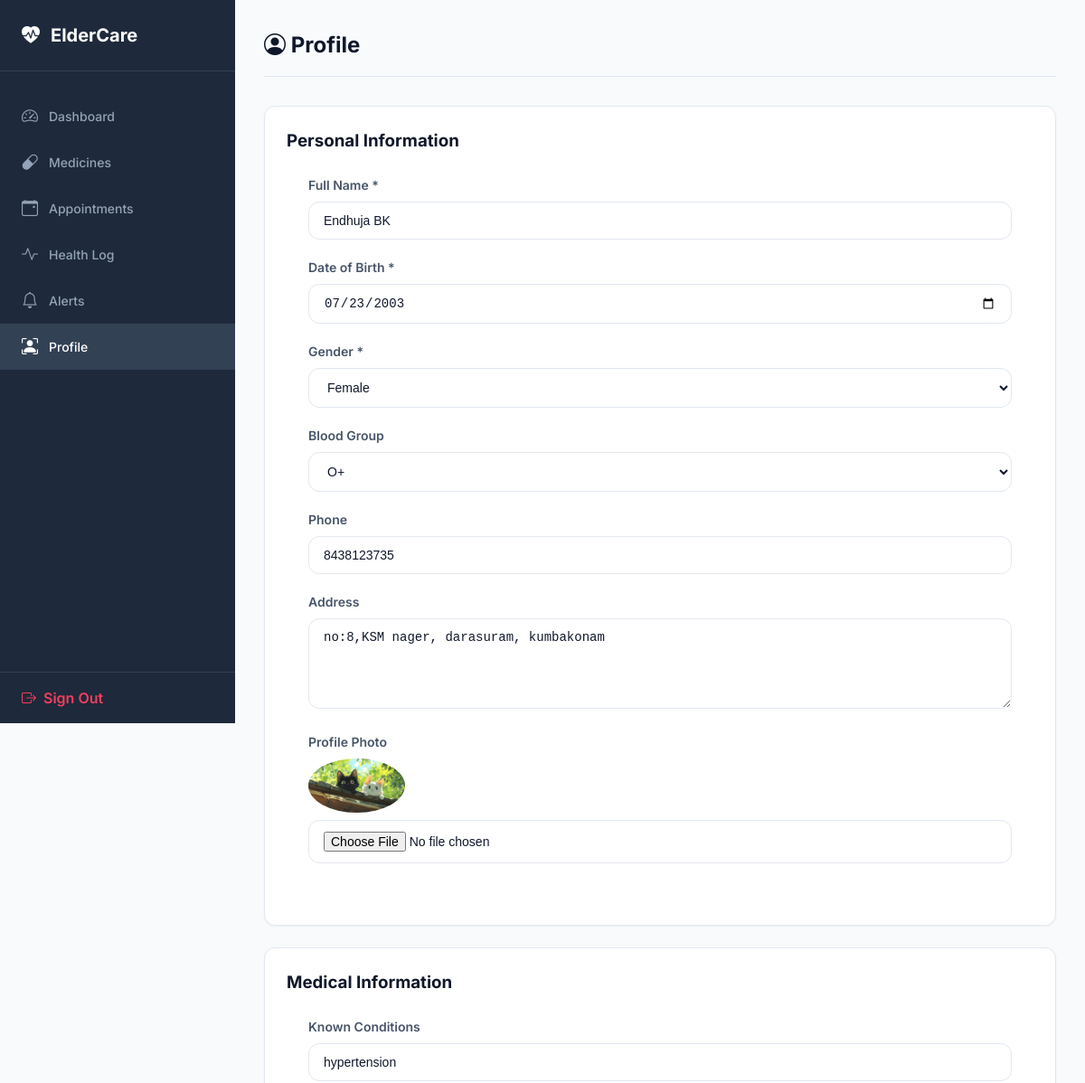
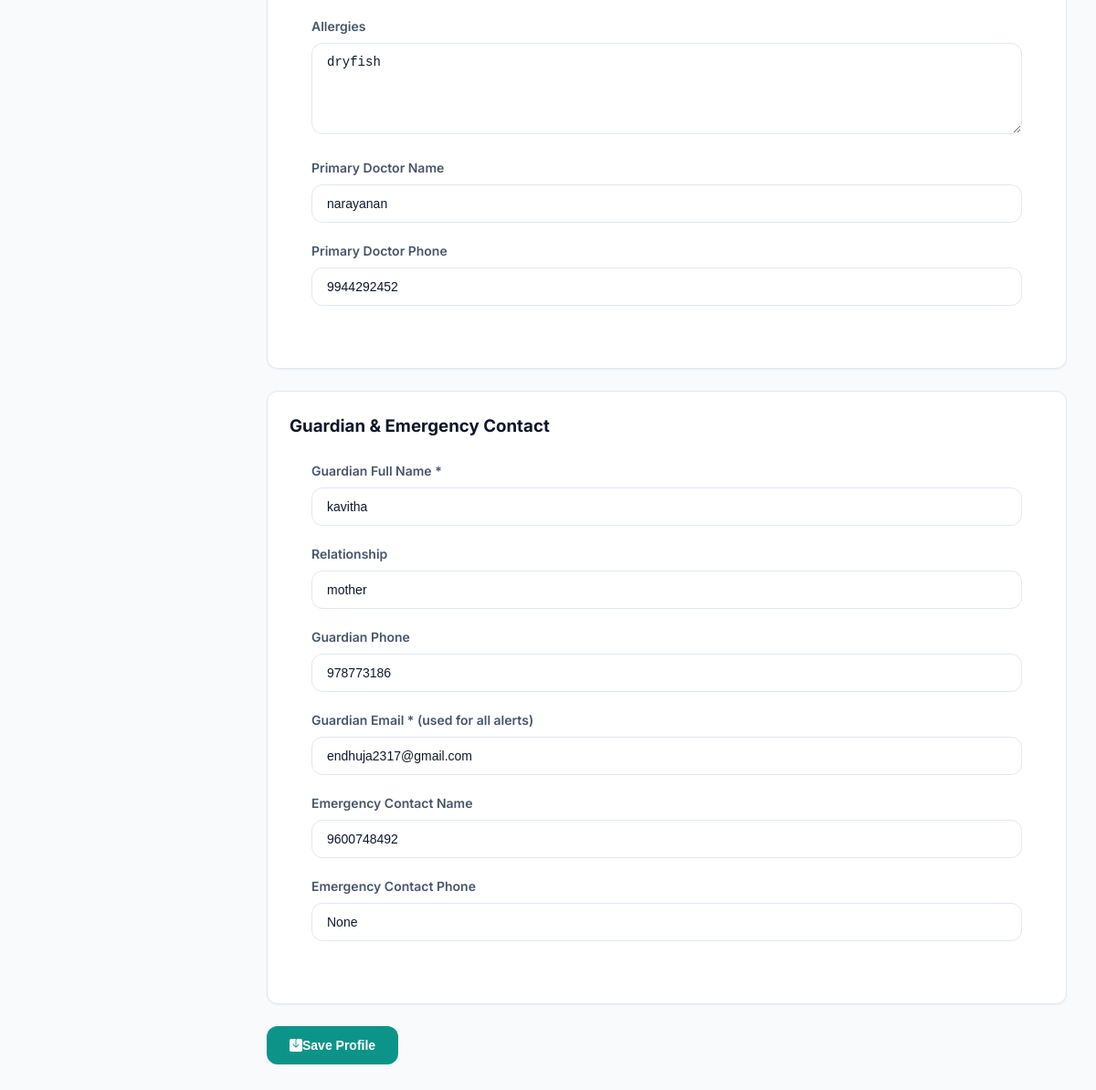
/profile (signed in), run on the app's committed database (2 pictures, top to bottom).
### app/models/models.py (models this page shows, shortened)
class Profile(Base):
    __tablename__ = "profiles"
    id                      = Column(Integer, primary_key=True, index=True)
    user_id                 = Column(Integer, ForeignKey("users.id"), unique=True, nullable=False)
    full_name               = Column(String(120), nullable=False)
    date_of_birth           = Column(Date,        nullable=False)
    gender                  = Column(String(10),  nullable=False)
    blood_group             = Column(String(5),   nullable=True)
    phone                   = Column(String(15),  nullable=True)
    address                 = Column(Text,         nullable=True)
    known_conditions        = Column(Text,         nullable=True)
    allergies               = Column(Text,         nullable=True)
    primary_doctor_name     = Column(String(120),  nullable=True)
    primary_doctor_phone    = Column(String(15),   nullable=True)
    guardian_name           = Column(String(120),  nullable=False)
    guardian_relationship   = Column(String(60),   nullable=True)
    guardian_phone          = Column(String(15),   nullable=True)
    guardian_email          = Column(String(120),  nullable=False)
    emergency_contact_name  = Column(String(120),  nullable=True)
    emergency_contact_phone = Column(String(15),   nullable=True)
    photo_path              = Column(String(256),  nullable=True)
    updated_at              = Column(DateTime, default=datetime.utcnow, onupdate=datetime.utcnow)
    user = relationship("User", back_populates="profile")

### app/routes/profile.py (the view)
@router.get("/profile", response_class=HTMLResponse)
def index(
    request: Request,
    db: Session = Depends(get_db),
    user: User  = Depends(get_current_user)
):
    return templates.TemplateResponse(request, "profile.html",
        {"user": user, "profile": user.profile})

### app/templates/profile.html (shortened to what this page needs)
{% extends "base.html" %}
{% block content %}
<div class="page-header"><h2><i class="bi bi-person-circle"></i> Profile</h2></div>
<form method="POST" action="/profile/save" enctype="multipart/form-data">
  <div class="card">
    <div class="card-header"><h3>Personal Information</h3></div>
    <div class="form-grid" style="padding:1.5rem">
      <div class="form-group"><label>Full Name *</label>
        <input type="text" name="full_name" class="form-control" required value="{{ profile.full_name if profile else '' }}"/></div>
      <div class="form-group"><label>Date of Birth *</label>
        <input type="date" name="date_of_birth" class="form-control" required
               value="{{ profile.date_of_birth.strftime('%Y-%m-%d') if profile else '' }}"/></div>
      <div class="form-group"><label>Gender *</label>
        <select name="gender" class="form-control">
          <option {% if profile and profile.gender=='Female' %}selected{% endif %}>Female</option>
        </select></div>
      <div class="form-group"><label>Blood Group</label>
        <select name="blood_group" class="form-control">
          {% for bg in ['A+','A-','B+','B-','AB+','AB-','O+','O-'] %}
          <option {% if profile and profile.blood_group==bg %}selected{% endif %}>{{ bg }}</option>
          {% endfor %}
        </select></div>
      <div class="form-group"><label>Phone</label>
        <input type="tel" name="phone" class="form-control" value="{{ profile.phone if profile else '' }}"/></div>
      <div class="form-group form-group-full"><label>Address</label>
        <textarea name="address" class="form-control" rows="2">{{ profile.address if profile else '' }}</textarea></div>
      <div class="form-group form-group-full"><label>Profile Photo</label>
        {% if profile and profile.photo_path %}
        <img src="/{{ profile.photo_path }}" alt="Profile"
             style="height:60px;border-radius:50%;margin-bottom:.5rem;display:block"/>
        {% endif %}
        <input type="file" name="photo" class="form-control" accept="image/*"/></div>
    </div>
  </div>
  <div class="card" style="margin-top:1.5rem">
    <div class="card-header"><h3>Medical Information</h3></div>
    <div class="form-grid" style="padding:1.5rem">
      <div class="form-group form-group-full"><label>Known Conditions</label>
        <input type="text" name="known_conditions" class="form-control"
               placeholder="e.g. Diabetes, Hypertension" value="{{ profile.known_conditions if profile else '' }}"/></div>
      <div class="form-group form-group-full"><label>Allergies</label>
        <textarea name="allergies" class="form-control" rows="2">{{ profile.allergies if profile else '' }}</textarea></div>
      <div class="form-group"><label>Primary Doctor Name</label>
        <input type="text" name="primary_doctor_name" class="form-control"
               value="{{ profile.primary_doctor_name if profile else '' }}"/></div>
      <div class="form-group"><label>Primary Doctor Phone</label>
        <input type="tel" name="primary_doctor_phone" class="form-control"
               value="{{ profile.primary_doctor_phone if profile else '' }}"/></div>
    </div>
  </div>
  <div class="card" style="margin-top:1.5rem">
    <div class="card-header"><h3>Guardian & Emergency Contact</h3></div>
    <div class="form-grid" style="padding:1.5rem">
      <div class="form-group"><label>Guardian Full Name *</label>
        <input type="text" name="guardian_name" class="form-control" required
               value="{{ profile.guardian_name if profile else '' }}"/></div>
      <div class="form-group"><label>Relationship</label>
        <input type="text" name="guardian_relationship" class="form-control"
               placeholder="Son, Daughter, Spouse..." value="{{ profile.guardian_relationship if profile else '' }}"/></div>
      <div class="form-group"><label>Guardian Phone</label>
        <input type="tel" name="guardian_phone" class="form-control"
               value="{{ profile.guardian_phone if profile else '' }}"/></div>
      <div class="form-group"><label>Guardian Email * (used for all alerts)</label>
        <input type="email" name="guardian_email" class="form-control" required
               value="{{ profile.guardian_email if profile else '' }}"/></div>
      <div class="form-group"><label>Emergency Contact Name</label>
        <input type="text" name="emergency_contact_name" class="form-control"
               value="{{ profile.emergency_contact_name if profile else '' }}"/></div>
      <div class="form-group"><label>Emergency Contact Phone</label>
        <input type="tel" name="emergency_contact_phone" class="form-control"
               value="{{ profile.emergency_contact_phone if profile else '' }}"/></div>
    </div>
  </div>
  <div style="margin-top:1.5rem">
    <button type="submit" class="btn btn-primary btn-lg">
      <i class="bi bi-save-fill"></i> Save Profile
    </button>
  </div>
</form>
{% endblock %}

### app/templates/base.html (shortened to what this page needs)
<!DOCTYPE html>
<html lang="en">
<head>
  <link href="https://cdn.jsdelivr.net/npm/bootstrap-icons@1.11.3/font/bootstrap-icons.min.css" rel="stylesheet">
  <link rel="stylesheet" href="/static/css/main.css">
</head>
<body>
  <div class="app-container">
    <aside class="sidebar">
      <div class="sidebar-brand">
        <i class="bi bi-heart-pulse-fill"></i>
        <span>ElderCare</span>
      </div>
      <ul class="sidebar-menu">
        <li class="{% if request.url.path == '/dashboard' %}active{% endif %}">
          <a href="/dashboard"><i class="bi bi-speedometer2"></i> Dashboard</a>
        </li>
        <li class="{% if request.url.path == '/medicines' %}active{% endif %}">
          <a href="/medicines"><i class="bi bi-capsule"></i> Medicines</a>
        </li>
        <li class="{% if request.url.path == '/appointments' %}active{% endif %}">
          <a href="/appointments"><i class="bi bi-calendar-event"></i> Appointments</a>
        </li>
        <li class="{% if request.url.path == '/health-log' %}active{% endif %}">
          <a href="/health-log"><i class="bi bi-activity"></i> Health Log</a>
        </li>
        <li class="{% if request.url.path == '/alerts' %}active{% endif %}">
          <a href="/alerts"><i class="bi bi-bell"></i> Alerts</a>
        </li>
        <li class="{% if request.url.path == '/profile' %}active{% endif %}">
          <a href="/profile"><i class="bi bi-person-bounding-box"></i> Profile</a>
        </li>
      </ul>
      <div class="sidebar-footer">
        <a href="/logout"><i class="bi bi-box-arrow-right"></i> Sign Out</a>
      </div>
    </aside>
    <main class="main-content">
      {% block content %}{% endblock %}
    </main>
  </div>
</body>
</html>

### static/css/main.css (style rules this page uses)
:root { --primary-color: #0d9488; --primary-dark: #0f766e; --primary-light: #ccfbf1; --accent-color: #f43f5e; --accent-dark: #be123c; --bg-color: #f8fafc; --card-bg: #ffffff; --text-primary: #0f172a; --text-secondary: #475569; --text-muted: #94a3b8; --border-color: #e2e8f0; --shadow-sm: 0 1px 2px 0 rgb(0 0 0 / 0.05); --shadow-md: 0 4px 6px -1px rgb(0 0 0 / 0.1), 0 2px 4px -2px rgb(0 0 0 / 0.1); --shadow-lg: 0 10px 15px -3px rgb(0 0 0 / 0.1), 0 4px 6px -4px rgb(0 0 0 / 0.1); --radius-sm: 6px; --radius-md: 12px; --radius-lg: 16px; }
* { box-sizing: border-box; margin: 0; padding: 0; }
body { font-family: 'Inter', system-ui, -apple-system, sans-serif; background-color: var(--bg-color); color: var(--text-primary); line-height: 1.5; -webkit-font-smoothing: antialiased; }
a { color: var(--primary-color); text-decoration: none; transition: color 0.2s ease; }
.form-group { margin-bottom: 1.25rem; }
.form-group label { display: block; font-size: 0.875rem; font-weight: 600; margin-bottom: 0.5rem; color: var(--text-secondary); }
.form-control { width: 100%; padding: 0.75rem 1rem; font-size: 0.875rem; border: 1px solid var(--border-color); border-radius: var(--radius-md); background-color: var(--card-bg); color: var(--text-primary); outline: none; transition: border-color 0.2s ease, box-shadow 0.2s ease; }
textarea.form-control { resize: vertical; min-height: 100px; }
.btn { display: inline-flex; align-items: center; justify-content: center; padding: 0.75rem 1.5rem; font-size: 0.875rem; font-weight: 600; border-radius: var(--radius-md); border: 1px solid transparent; cursor: pointer; transition: all 0.2s ease; }
.btn-primary { background-color: var(--primary-color); color: #ffffff; }
.app-container { display: flex; min-height: 100vh; }
.sidebar { width: 260px; background-color: #1e293b; color: #f8fafc; display: flex; flex-direction: column; position: fixed; height: 100vh; left: 0; top: 0; z-index: 100; }
.sidebar-brand { padding: 1.5rem; font-size: 1.25rem; font-weight: 700; display: flex; align-items: center; gap: 0.75rem; border-bottom: 1px solid #334155; color: #ffffff; }
.sidebar-menu { list-style: none; padding: 1.5rem 0; flex: 1; }
.sidebar-menu li a { display: flex; align-items: center; gap: 0.75rem; padding: 0.75rem 1.5rem; color: #94a3b8; font-size: 0.875rem; font-weight: 500; transition: all 0.2s ease; }
.sidebar-menu li a:hover, .sidebar-menu li.active a { color: #ffffff; background-color: #334155; }
.sidebar-menu li a i { font-size: 1.125rem; }
.sidebar-footer { padding: 1rem 1.5rem; border-top: 1px solid #334155; }
.sidebar-footer a { color: #f43f5e; font-weight: 600; display: flex; align-items: center; gap: 0.5rem; }
.main-content { margin-left: 260px; flex: 1; padding: 2rem; max-width: 1200px; }
.page-header { display: flex; justify-content: space-between; align-items: center; margin-bottom: 2rem; border-bottom: 1px solid var(--border-color); padding-bottom: 1rem; }
.page-header h2 { font-size: 1.5rem; font-weight: 700; }
.card { background-color: var(--card-bg); border: 1px solid var(--border-color); border-radius: var(--radius-md); padding: 1.5rem; box-shadow: var(--shadow-sm); margin-bottom: 1.5rem; }

### data on the page
Profile: full_name "Endhuja BK", date_of_birth "07/23/2003", gender "Female", blood_group "O+", phone "8438123735", address "no:8,KSM nager, darasuram, kumbakonam", photo_path (picture), known_conditions "hypertension", allergies "dryfish", primary_doctor_name "narayanan", primary_doctor_phone "9944292452", guardian_name "kavitha", guardian_relationship "mother", guardian_phone "978773186", guardian_email "endhuja2317@gmail.com", emergency_contact_name "9600748492", emergency_contact_phone "None"
